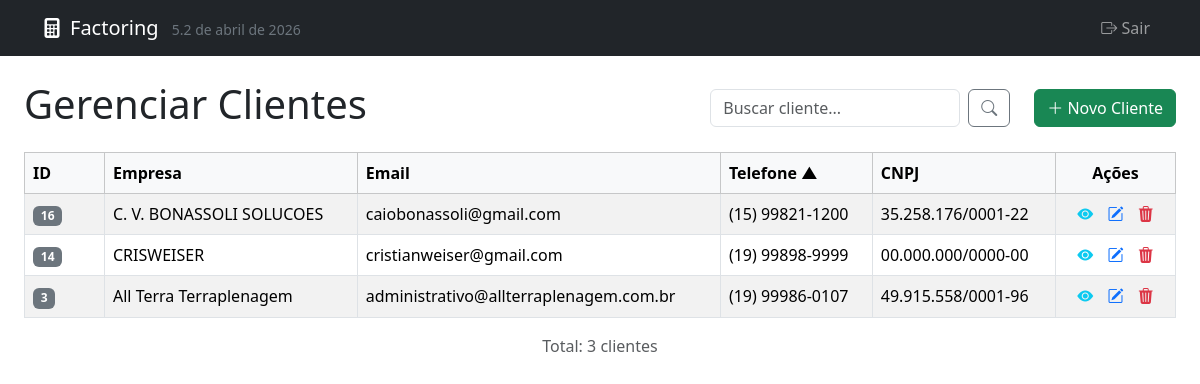
Screenshot of /listar_clientes.php?sort=telefone&dir=asc with the database file from the repository.
### tables this page shows
CREATE TABLE `clientes` (
  `id` int(11) NOT NULL AUTO_INCREMENT,
  `nome` varchar(255) NOT NULL,
  `email` varchar(255) DEFAULT NULL,
  `telefone` varchar(50) DEFAULT NULL,
  `tipo_pessoa` enum('FISICA','JURIDICA') NOT NULL DEFAULT 'FISICA',
  `documento_principal` varchar(18) DEFAULT NULL,
  `documento_secundario` varchar(14) DEFAULT NULL,
  `cpf` varchar(14) DEFAULT NULL,
  `cnpj` varchar(18) DEFAULT NULL,
  `documento_socio` varchar(14) DEFAULT NULL,
  `empresa` varchar(255) DEFAULT NULL,
  `endereco` text DEFAULT NULL,
  `cep` varchar(10) DEFAULT NULL,
  `logradouro` varchar(255) DEFAULT NULL,
  `numero` varchar(20) DEFAULT NULL,
  `complemento` varchar(100) DEFAULT NULL,
  `bairro` varchar(100) DEFAULT NULL,
  `cidade` varchar(100) DEFAULT NULL,
  `estado` varchar(2) DEFAULT NULL,
  `data_cadastro` timestamp NOT NULL DEFAULT current_timestamp(),
  PRIMARY KEY (`id`),
  UNIQUE KEY `cpf` (`cpf`),
  UNIQUE KEY `cnpj` (`cnpj`),
  UNIQUE KEY `documento_principal` (`documento_principal`),
  KEY `idx_nome` (`nome`),
  KEY `idx_empresa` (`empresa`)
);

### listar_clientes.php (the view, shortened to what this page needs)
<?php require_once 'auth_check.php'; ?><?php
require_once 'db_connection.php';
$results_per_page = 15;
$page = isset($_GET['page']) && is_numeric($_GET['page']) ? (int)$_GET['page'] : 1;
$search = isset($_GET['search']) ? trim($_GET['search']) : '';
$sort = isset($_GET['sort']) ? $_GET['sort'] : 'nome';
$dir = isset($_GET['dir']) && in_array(strtolower($_GET['dir']), ['asc', 'desc']) ? strtolower($_GET['dir']) : 'asc';
$allowed_sort_columns = [
    'id' => 'id',
    'nome' => 'nome',
    'empresa' => 'empresa',
    'email' => 'email',
    'telefone' => 'telefone',
    'documento_principal' => 'documento_principal'
];
$sort_column_sql = $allowed_sort_columns[$sort];
$offset = ($page - 1) * $results_per_page;
$params_count = [];
$whereClauses = [];
$whereSql = !empty($whereClauses) ? "WHERE " . implode(" AND ", $whereClauses) : "";
$total_results = 0;
try {
    $countSql = "SELECT COUNT(id) FROM clientes $whereSql";
    $stmtCount = $pdo->prepare($countSql);
    $stmtCount->execute($params_count);
    $total_results = (int)$stmtCount->fetchColumn();
} catch (PDOException $e) {
    echo "<div class='alert alert-danger'>Erro Crítico [Count Clientes]: " . htmlspecialchars($e->getMessage()) . "</div>";
    $clientes = [];
    $total_pages = 0;
}
$total_pages = ($results_per_page > 0) ? ceil($total_results / $results_per_page) : 0;
$clientes = [];
try {
    $sql = "SELECT id, empresa as nome, email, telefone, empresa, documento_principal FROM clientes
            $whereSql
            ORDER BY $sort_column_sql $dir
            LIMIT :limit OFFSET :offset";
    $stmt = $pdo->prepare($sql);
    $stmt->bindParam(':limit', $results_per_page, PDO::PARAM_INT);
    $stmt->bindParam(':offset', $offset, PDO::PARAM_INT);
    $stmt->execute();
    $clientes = $stmt->fetchAll(PDO::FETCH_ASSOC);
} catch (PDOException $e) {
    echo "<div class='alert alert-danger'>Erro Crítico [Data Clientes]: " . htmlspecialchars($e->getMessage()) . "</div>";
}
function getSortLink($column, $text, $currentSort, $currentDir, $currentSearch) {
    $newDir = ($currentSort === $column && $currentDir === 'asc') ? 'desc' : 'asc';
    $icon = '';
    if ($currentSort === $column) {
        $icon = $currentDir === 'asc' ? ' ▲' : ' ▼';
    }
    $searchParam = $currentSearch ? '&search=' . urlencode($currentSearch) : '';
    $pageParam = '';
    return "<a href=\"?sort=$column&dir=$newDir$searchParam$pageParam\">" . htmlspecialchars($text) . $icon . "</a>";
}
function formatDocumento($documento) {
    $docLimpo = preg_replace('/\D/', '', $documento);
    if (strlen($docLimpo) == 14) {
        return substr($docLimpo, 0, 2) . '.' .
               substr($docLimpo, 2, 3) . '.' .
               substr($docLimpo, 5, 3) . '/' .
               substr($docLimpo, 8, 4) . '-' .
               substr($docLimpo, 12, 2);
    }
    return $documento;
}
?>
<!DOCTYPE html>
<html lang="pt-BR">
<head>
    <link href="https://cdn.jsdelivr.net/npm/bootstrap@5.3.3/dist/css/bootstrap.min.css" rel="stylesheet">
    <link rel="stylesheet" href="https://cdn.jsdelivr.net/npm/bootstrap-icons@1.11.3/font/bootstrap-icons.min.css">
</head>
<body>
    <?php require_once 'menu.php'; ?>
    <div class="container-fluid px-3 px-md-4 mt-4">
        <div class="d-flex justify-content-between align-items-center mb-3 flex-wrap gap-2">
            <h1>Gerenciar Clientes</h1>
             <form method="GET" action="listar_clientes.php" class="d-flex ms-auto me-3" style="max-width: 300px;">
                <input class="form-control me-2" type="search" name="search" placeholder="Buscar cliente..." aria-label="Buscar" value="<?php echo htmlspecialchars($search); ?>">
                <button class="btn btn-outline-secondary" type="submit"><i class="bi bi-search"></i></button>
            </form>
            <a href="form_cliente.php" class="btn btn-success">
                <i class="bi bi-plus-lg"></i> Novo Cliente
            </a>
        </div>
        <?php if (empty($clientes) && $total_results == 0 && empty($search)): ?>
            <div class="alert alert-info">Nenhum cliente cadastrado ainda. <a href="form_cliente.php">Clique aqui para adicionar</a>.</div>
        <?php elseif (empty($clientes) && $total_results > 0): ?>
             <p class="alert alert-warning">Nenhum cliente encontrado para a busca: "<?php echo htmlspecialchars($search); ?>" nesta página.</p>
        <?php elseif (empty($clientes) && $total_results == 0): ?>
            <div class="alert alert-warning">Nenhum cliente encontrado para a busca: "<?php echo htmlspecialchars($search); ?>"</div>
        <?php else: ?>
            <div class="table-responsive">
                <table class="table table-striped table-bordered table-hover">
                    <thead class="table-light">
                        <tr>
                            <th style="width: 80px;"><?php echo getSortLink('id', 'ID', $sort, $dir, $search); ?></th>
                            <th><?php echo getSortLink('empresa', 'Empresa', $sort, $dir, $search); ?></th>
                            <th><?php echo getSortLink('email', 'Email', $sort, $dir, $search); ?></th>
                            <th><?php echo getSortLink('telefone', 'Telefone', $sort, $dir, $search); ?></th>
                            <th><?php echo getSortLink('documento_principal', 'CNPJ', $sort, $dir, $search); ?></th>
                            <th class="text-center" style="width: 120px;">Ações</th>
                        </tr>
                    </thead>
                    <tbody>
                        <?php foreach ($clientes as $cliente): ?>
                            <tr>
                                <td><span class="badge bg-secondary"><?php echo $cliente['id']; ?></span></td>
                                <td><?php echo htmlspecialchars($cliente['empresa'] ?? '-'); ?></td>
                                <td><?php echo htmlspecialchars($cliente['email'] ?? '-'); ?></td>
                                <td><?php echo htmlspecialchars($cliente['telefone'] ?? '-'); ?></td>
                                <td><?php
                                    echo formatDocumento($cliente['documento_principal'] ?? '');
                                ?></td>
                                <td class="text-center">
                                    <a href="visualizar_cliente.php?id=<?php echo $cliente['id']; ?>" class="text-info action-icon" title="Visualizar Cliente"><i class="bi bi-eye-fill"></i></a>
                                    <a href="form_cliente.php?id=<?php echo $cliente['id']; ?>" class="text-primary action-icon" title="Editar Cliente"><i class="bi bi-pencil-square"></i></a>
                                    <a href="excluir_cliente.php?id=<?php echo $cliente['id']; ?>" class="text-danger action-icon delete-btn" title="Excluir Cliente" onclick="return confirm('Tem certeza que deseja excluir este cliente? Operações associadas a ele podem ficar sem referência.');"><i class="bi bi-trash3-fill"></i></a>
                                </td>
                            </tr>
                        <?php endforeach; ?>
                    </tbody>
                </table>
            </div>
             <?php if ($total_pages > 1): ?>
                <nav aria-label="Paginação Clientes">
                    <ul class="pagination justify-content-center">
                         <?php $baseUrl = "?sort=" . urlencode($sort) . "&dir=" . urlencode($dir) . "&search=" . urlencode($search); ?>
                        <li class="page-item <?php echo ($page <= 1) ? 'disabled' : ''; ?>">
                            <a class="page-link" href="<?php echo $baseUrl . '&page=' . ($page - 1); ?>">&laquo;</a>
                        </li>
                        <?php
                            $start_page = max(1, $page - 2); $end_page = min($total_pages, $page + 2);
                            if ($page <= 3) $end_page = min($total_pages, 5);
                            if ($page >= $total_pages - 2) $start_page = max(1, $total_pages - 4);
                            if ($start_page > 1) {
                                echo '<li class="page-item"><a class="page-link" href="' . $baseUrl . '&page=1">1</a></li>';
                                if ($start_page > 2) echo '<li class="page-item disabled"><span class="page-link">...</span></li>';
                            }
                            for ($i = $start_page; $i <= $end_page; $i++):
                        ?>
                            <li class="page-item <?php echo ($i == $page) ? 'active' : ''; ?>">
                                <a class="page-link" href="<?php echo $baseUrl . '&page=' . $i; ?>"><?php echo $i; ?></a>
                            </li>
                        <?php endfor;
                            if ($end_page < $total_pages) {
                                if ($end_page < $total_pages - 1) echo '<li class="page-item disabled"><span class="page-link">...</span></li>';
                                echo '<li class="page-item"><a class="page-link" href="' . $baseUrl . '&page=' . $total_pages . '">' . $total_pages . '</a></li>';
                             }
                        ?>
                        <li class="page-item <?php echo ($page >= $total_pages) ? 'disabled' : ''; ?>">
                            <a class="page-link" href="<?php echo $baseUrl . '&page=' . ($page + 1); ?>">&raquo;</a>
                        </li>
                    </ul>
                </nav>
                 <p class="text-center text-muted">Página <?php echo $page; ?> de <?php echo $total_pages; ?> (Total: <?php echo $total_results; ?> clientes)</p>
            <?php elseif($total_results > 0): ?>
                 <p class="text-center text-muted">Total: <?php echo $total_results; ?> cliente<?php echo $total_results == 1 ? '' : 's'; ?></p>
            <?php endif; ?>
        <?php endif; ?>
    </div>
</body>
</html>

### listar_clientes.php (style rules this page uses)
th, td { vertical-align: middle; }
.action-icon { margin: 0 5px; }
th a { text-decoration: none; color: inherit; }

### rows the page displays
clientes: id "16", empresa "C. V. BONASSOLI SOLUCOES", email "caiobonassoli@gmail.com", telefone "(15) 99821-1200", documento_principal "35.258.176/0001-22"
clientes: id "14", empresa "CRISWEISER", email "cristianweiser@gmail.com", telefone "(19) 99898-9999", documento_principal "00.000.000/0000-00"
clientes: id "3", empresa "All Terra Terraplenagem", email "administrativo@allterraplenagem.com.br", telefone "(19) 99986-0107", documento_principal "49.915.558/0001-96"

### other values shown
$menuAppName "Factoring"
$menuAppVersion "5.2 de abril de 2026"
$text "ID Empresa Email Telefone CNPJ"
$icon "▲"
$total_results "3"
